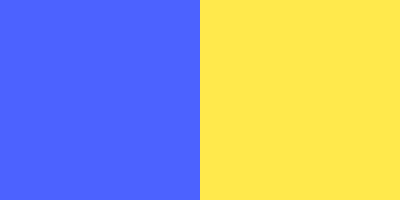
Frame 1 (no input)
Frame 60 (the mouse pressed at the canvas centre just before this capture): identical to frame 1, image omitted
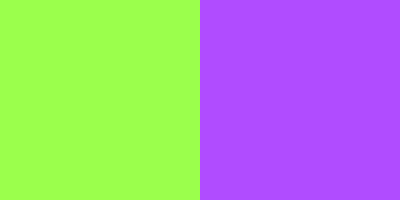
Frame 120 (the mouse held since frame 60 and released just before this capture)

The Processing sketch that drew these frames (run headless with seeded random() and noise(); from frame 60 on, the mouse is pressed at the canvas centre):

// Processing sketch: Es_6_6_comple
// ── Es_6_6_comple.pde
float hue;
void setup(){
  size(400, 200);
  hue = random(360);
}

void draw(){
  noStroke();
  colorMode(HSB, 360, 100, 100);
  fill(hue, 70, 100);
  rect(0, 0, 200, 200);
  
  if(hue < 180){
    fill(hue+180, 70, 100);
  }else if(hue > 180){
    fill(hue-180, 70, 100);
  } 
  
  rect(200, 0, 200, 200);
}


void mousePressed(){
  hue = random(360);
}
